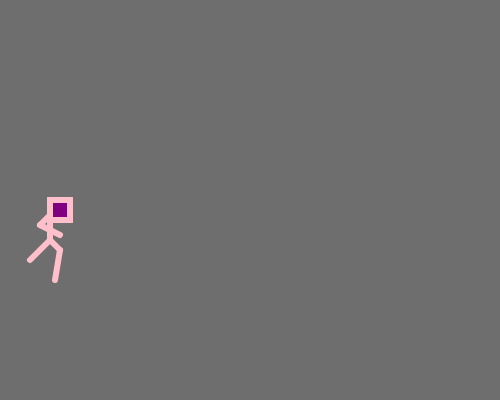
Frame 1 (no input)
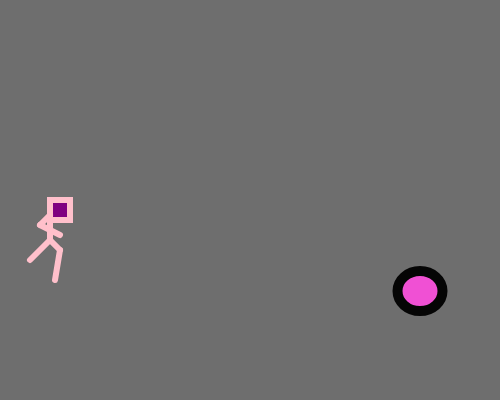
Frame 60 (no input)
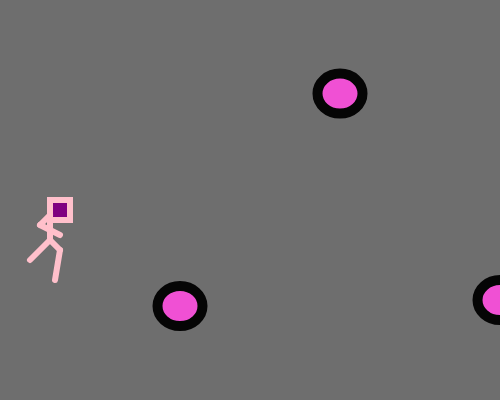
Frame 120 (the mouse pressed at the canvas centre since frame 60)

The p5.js sketch that drew these frames (run headless with seeded random() and noise() and a simulated clock; from frame 60 on, the mouse is pressed at the canvas centre):

// p5.js sketch
// ── sketch.js
//create an empty array called balls
let balls = [];

//create a variable to hold your avatar
let me;


function setup() {
  createCanvas(500, 400);

  //make one avatar called me
  me = new Avatar(width/10, 200, 20);

}

function draw(){
	background(110);

  me.drawMe();
  me.moveMe();

  if (frameCount % 40 == 0) {
      let  b = new Ball(width, random(1,height), -4);
      balls.push(b);
      console.log(balls); //print the balls array to the console
    }

//	draw all the balls in that array
	for (let i = 0; i < balls.length; i++) {
	 	      balls[i].drawBall();
       	  balls[i].moveBall();
        	balls[i].bounceBall();
	  }

}

//avatar class
class Avatar {

	constructor(x,y, speed){ //every avatar needs an x value, a y value, and a speed
		    this.x = x;
    		this.y = y;
        this.speed = speed;
	}

	drawMe(){  // draw the running person
    		stroke("pink");
        strokeWeight(6);
    		fill("purple");
		    rect(this.x,this.y,20,20);
        line(this.x,this.y, this.x, this.y+40);
        line(this.x, this.y+40, this.x-20, this.y+60);
        line(this.x, this.y+40, this.x+10, this.y+50);
        line(this.x+10, this.y+50, this.x+5, this.y+80);
        line(this.x, this.y+15, this.x-10, this.y+25);
        line(this.x-10, this.y+25, this.x+10, this.y+35);
	}

	moveMe(){
    if (keyIsDown(UP_ARROW)) { //if you hold the up arrow, move up by speed
       this.y -= this.speed;
    }

    if (keyIsDown(DOWN_ARROW)) { // if you hold the down arrow, move down by speed
        this.y += this.speed;
    }
    if (keyIsDown(RIGHT_ARROW)) { // if you hold the down arrow, move down by speed
        this.x += this.speed;
    }
        if (keyIsDown(LEFT_ARROW)) { // if you hold the down arrow, move down by speed
            this.x -= this.speed;
	}

}

}


//ball class from which to create new balls with similar properties.
class Ball {

	//every ball needs an x value, a y value, and a speed
	constructor(x,y, speed){
		this.x = x;
    this.y = y;
    this.speed = speed;
	}

	// draw a ball on the screen at x,y
	drawBall(){
    	stroke(5);
      strokeWeight(10);
    	fill(210,30,10);
		  ellipse(this.x,this.y,25,25);
      fill(240,80,212);
       ellipse(this.x,this.y,45,40);
	}



	//update the location of the ball, so it moves across the screen
	moveBall(){
		this.x = this.x+ this.speed;
		this.y = this.y+.25;
	}

	//if the ball hits the person, change the speed value to negative (send it in the opposite direction)
  	bounceBall(){
    		if (this.x >= me.x-100 && this.x <= me.x+100 && this.y > me.y-50 && this.y < me.y+50){
      			this.speed = -this.speed;
    		}
  	}

}
